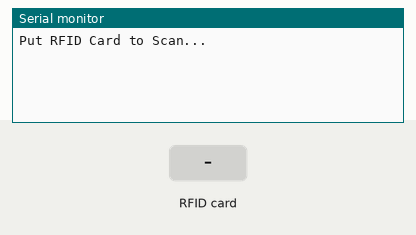
The sketch below on a simulated Arduino Uno, built with avr-gcc and run on an emulated ATmega328P. On the bench: the last lines printed to the serial monitor. The inputs (shaded band) are chosen by the test bench.

Above: at 1.2 s.
1.3 s: RFID card E9 9C B0 E3 held to the reader
At 1.9 s:
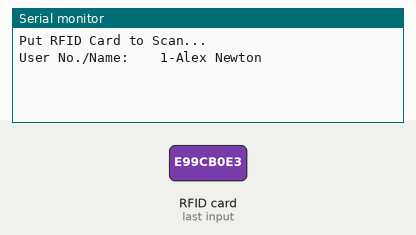
2.8 s: RFID card 01 15 C9 1F held to the reader
At 5.5 s:
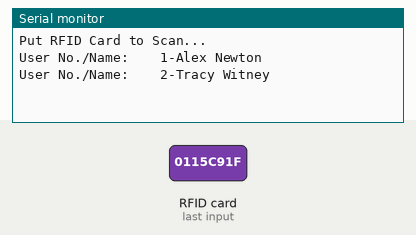
5.8 s: RFID card B9 BF 62 1B held to the reader
At 8.0 s:
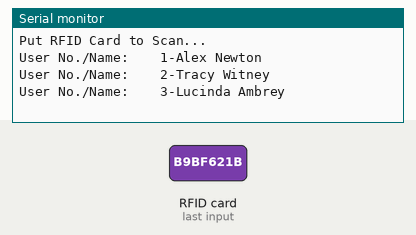
8.8 s: RFID card 5E 7A 19 C4 held to the reader
At 11.7 s:
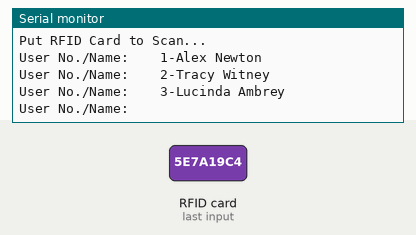

The sketch:

arduino_code.ino
```cpp
#include <SPI.h>
#include <MFRC522.h>
#include "SoftwareSerial.h"
#define SS_PIN 10
#define RST_PIN 9
MFRC522 mfrc522(SS_PIN, RST_PIN);   // Create MFRC522 instance.
SoftwareSerial ser(2,3); // RX, TX
void setup()
{
  Serial.begin(9600);   // Initiate a serial communication
  ser.begin (115200);
  SPI.begin();      // Initiate  SPI bus
  mfrc522.PCD_Init();   // Initiate MFRC522
  Serial.println("Put RFID Card to Scan...");
  Serial.println();

}
void loop()
{
  // Look for new cards
  if ( ! mfrc522.PICC_IsNewCardPresent())
  {
    return;
  }
  // Select one of the cards
  if ( ! mfrc522.PICC_ReadCardSerial())
  {
    return;
  }
  //Show UID on serial monitor

  String content= "";
  byte letter;
  for (byte i = 0; i < mfrc522.uid.size; i++)
  {

     content.concat(String(mfrc522.uid.uidByte[i] < 0x10 ? " 0" : " "));
     content.concat(String(mfrc522.uid.uidByte[i], HEX));
  }
  Serial.println();
  Serial.print("User No./Name:    ");
  content.toUpperCase();
  if (content.substring(1) == "E9 9C B0 E3" ) //change here the UID of the card/cards that you want to give access
  {
    Serial.println("1-Alex Newton");
    ser.write(1);
    Serial.println();

    delay(3000);
  }
   if (content.substring(1) ==  "01 15 C9 1F" ) //change here the UID of the card/cards that you want to give access
  {
    Serial.println("2-Tracy Witney");
    ser.write(2);
    Serial.println();

    delay(3000);
  }
   if (content.substring(1) == "B9 BF 62 1B" ) //change here the UID of the card/cards that you want to give access
  {
    Serial.println("3-Lucinda Ambrey");
    ser.write(3);
    Serial.println();

    delay(3000);
  }
   if (content.substring(1) == "C9 17 AF E3" ) //change here the UID of the card/cards that you want to give access
  {
    Serial.println("4-Simon Jones");
    ser.write(4);
    Serial.println();

    delay(3000);
  }
   if (content.substring(1) == "D9 4D 0C 1B" ) //change here the UID of the card/cards that you want to give access
  {
    Serial.println("5-Dimitri Levrock");
    ser.write(5);
    Serial.println();

    delay(3000);
  }
    if (content.substring(1) ==  "3B 06 A9 1B" ) //change here the UID of the card/cards that you want to give access
  {
    Serial.println("6-Jasmine Joseph");
    ser.write(6);
    Serial.println();

    delay(3000);
  }
  }
```

Measured:
- after the input at 1.3 s, the serial monitor: prints a new line at once (image 1)
- after the input at 2.8 s, the serial monitor: prints a new line after 1.5 s (image 2)
- after the input at 5.8 s, the serial monitor: prints a new line after 1.5 s (image 3)
- after the input at 8.8 s, the serial monitor: prints a new line after 1.5 s (image 4)
